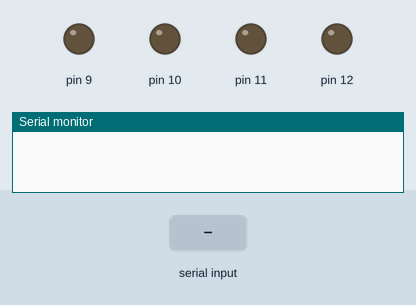
Simulated run of this sketch. Board: Arduino Uno, built with avr-gcc and run on an emulated ATmega328P. Parts: output pins drawn as LEDs (lit = HIGH), the last lines printed to the serial monitor. Inputs (shaded band) come from the test bench.

Above: at 1.2 s.
1.3 s: "a" received over the second serial link
At 2.3 s:
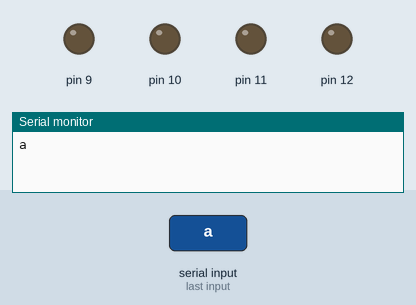
2.8 s: "e" received over the second serial link
At 3.5 s:
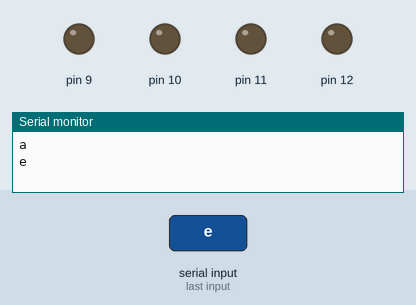
4.3 s: "d" received over the second serial link
At 4.7 s:
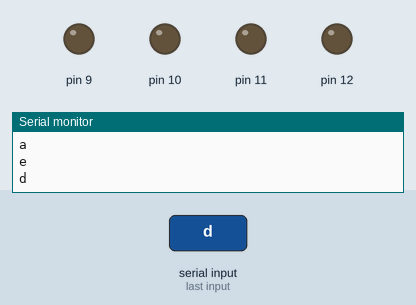
5.8 s: "b" received over the second serial link
At 7.1 s:
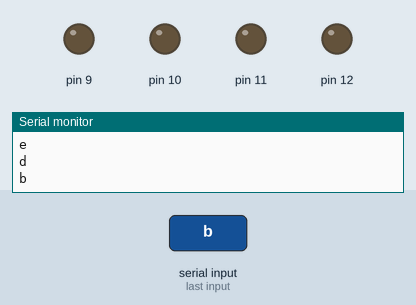
Timing chart, 0 to 8.3 s (numbered marks = the images above; inputs shaded):
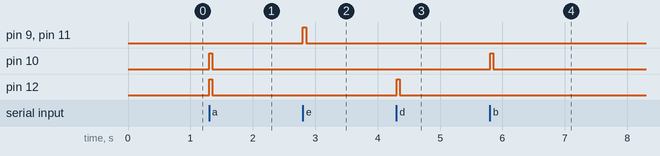

The sketch:

bluetooth_test.ino
```cpp
#include <SoftwareSerial.h>
SoftwareSerial mySerial(5, 6); // RX, TX
char character;
int count = 0;
void setup()
{
  // set the data rate for the SoftwareSerial port
  mySerial.begin(9600);
  Serial.begin(9600);
  pinMode(9, OUTPUT);
  pinMode(10, OUTPUT);
  pinMode(11, OUTPUT);
  pinMode(12, OUTPUT);
}

void loop() // run over and over
{
    //String Data = "";
    //Serial.print(mySerial.read());
    if(mySerial.available()){
      character = mySerial.read();
      Serial.println(character);
       switch(character) {
         case 'a':
         digitalWrite(9,0);
         digitalWrite(10,1);
         digitalWrite(11,0);
         digitalWrite(12,1);
         break;
          case 'e':
         digitalWrite(9,1);
         digitalWrite(10,0);
         digitalWrite(11,1);
         digitalWrite(12,0);
         break;
          case 'd':
         digitalWrite(9,0);
         digitalWrite(10,0);
         digitalWrite(11,0);
         digitalWrite(12,1);
         break;
          case 'b':
         digitalWrite(9,0);
         digitalWrite(10,1);
         digitalWrite(11,0);
         digitalWrite(12,0);
         break;
         case 'c':
         digitalWrite(9,0);
         digitalWrite(10,0);
         digitalWrite(11,0);
         digitalWrite(12,0);
         break;
         default:
         break;
     }
    } else
    {
      digitalWrite(9,0);
      digitalWrite(10,0);
      digitalWrite(11,0);
      digitalWrite(12,0);
    }

     delay(50);

}
```

Measured:
- after the input at 1.3 s, pin 10, pin 12: LOW → HIGH at once, → LOW 0.05 s later
- after the input at 2.8 s, pin 9, pin 11: LOW → HIGH at once, → LOW 0.05 s later
- after the input at 4.3 s, pin 12: LOW → HIGH at once, → LOW 0.05 s later
- after the input at 5.8 s, pin 10: LOW → HIGH at once, → LOW 0.05 s later
